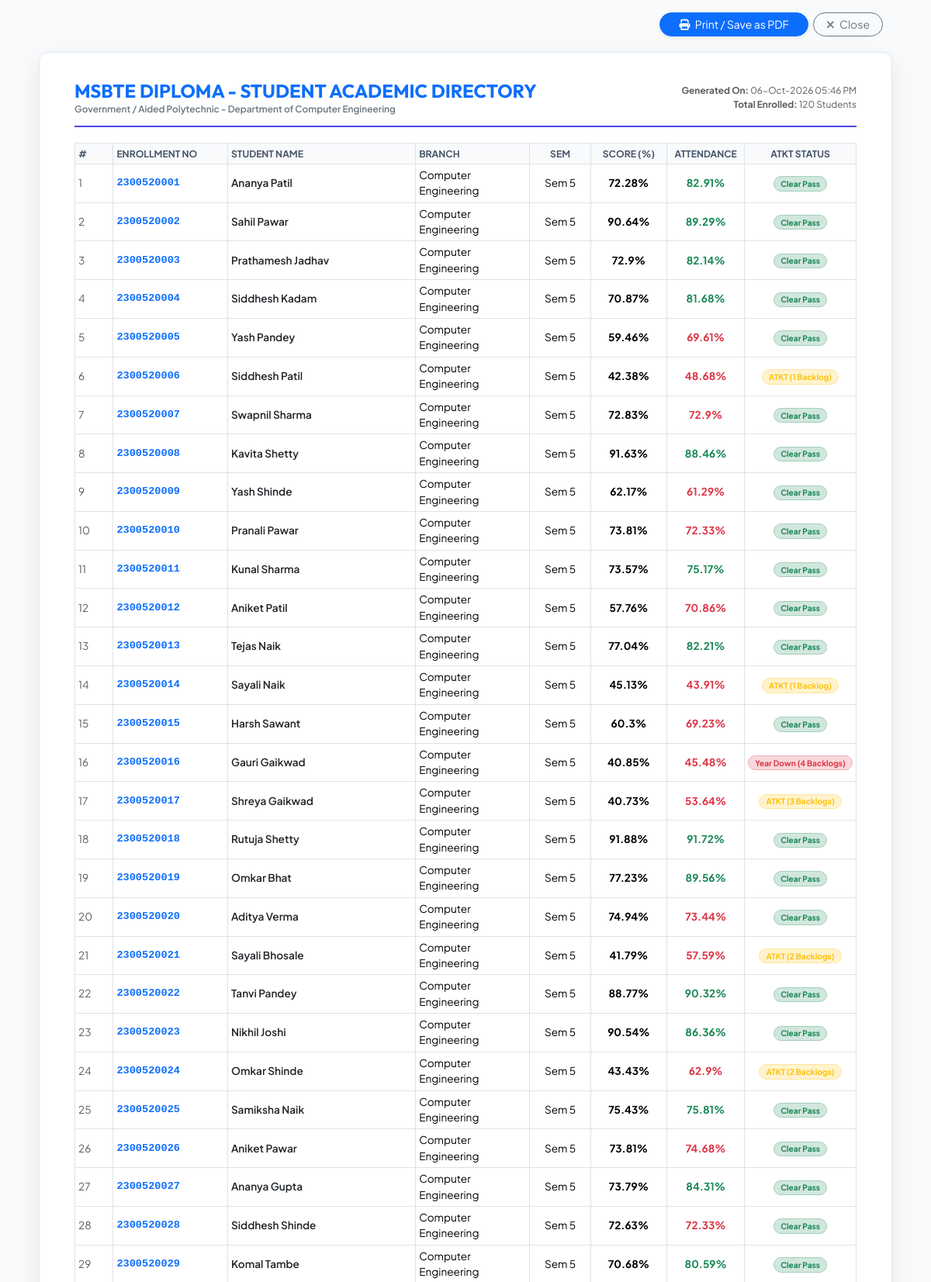
The app's page /reports/students/print (signed in, upper part) with its own data.
### models/student.py (models this page shows, shortened)
class Student(db.Model):
    __tablename__ = 'students'
    id = db.Column(db.Integer, primary_key=True)
    enrollment_no = db.Column(db.String(30), unique=True, nullable=False, index=True)
    name = db.Column(db.String(100), nullable=False)
    branch = db.Column(db.String(80), nullable=False, default='Computer Engineering')
    semester = db.Column(db.Integer, nullable=False, default=5)
    academic_year = db.Column(db.String(20), nullable=False, default='2025-2026')
    email = db.Column(db.String(120), nullable=True)
    phone = db.Column(db.String(20), nullable=True)
    admission_year = db.Column(db.Integer, nullable=False, default=2023)
    previous_percentage = db.Column(db.Float, default=70.0)
    assignment_percentage = db.Column(db.Float, default=75.0)
    created_at = db.Column(db.DateTime, default=datetime.utcnow)
    marks = db.relationship('Marks', backref='student', cascade='all, delete-orphan', lazy='dynamic')
    attendances = db.relationship('Attendance', backref='student', cascade='all, delete-orphan', lazy='dynamic')
    def calculate_overall_percentage(self):
        student_marks = self.marks.all()
        if not student_marks:
            return round(self.previous_percentage or 0.0, 2)
        total_obtained = sum(m.total_marks for m in student_marks)
        total_possible = sum(m.subject.total_max for m in student_marks if m.subject)
        if total_possible == 0:
            return 0.0
        return round((total_obtained / total_possible) * 100.0, 2)
    def calculate_overall_attendance(self):
        records = self.attendances.all()
        if not records:
            return 80.0
        total_conducted = sum(a.total_classes for a in records)
        total_attended = sum(a.attended_classes for a in records)
        if total_conducted == 0:
            return 0.0
        return round((total_attended / total_conducted) * 100.0, 2)
    def get_failed_subjects_count(self):
        return sum(1 for m in self.marks.all() if m.result == 'Fail')
    def get_performance_category(self):
        pct = self.calculate_overall_percentage()
        if pct >= 90.0:
            return 'Excellent'
        elif pct >= 75.0:
            return 'Good'
        elif pct >= 60.0:
            return 'Average'
        elif pct >= 40.0:
            return 'Needs Improvement'
        else:
            return 'At Risk'
    def get_atkt_status(self):
        fails = self.get_failed_subjects_count()
        if fails == 0:
            return {'status': 'Clear Pass', 'badge_class': 'success', 'eligible': True, 'msg': 'Eligible for Final Diploma Award without pending backlogs.'}
        elif fails <= 3:
            return {'status': f'ATKT ({fails} Backlog{"s" if fails > 1 else ""})', 'badge_class': 'warning', 'eligible': True, 'msg': f'Eligible for Term Progression under MSBTE ATKT rule (<= 3 heads).'}
        else:
            return {'status': f'Year Down ({fails} Backlogs)', 'badge_class': 'danger', 'eligible': False, 'msg': 'Not eligible for term progression due to > 3 uncleared heads of passing.'}

### routes/reports.py (the view)
@reports_bp.route('/reports/students/print')
@admin_required
def print_students_directory():
    students = Student.query.order_by(Student.enrollment_no.asc()).all()
    student_rows = []
    for s in students:
        student_rows.append({
            'student': s,
            'percentage': s.calculate_overall_percentage(),
            'attendance': s.calculate_overall_attendance(),
            'category': s.get_performance_category(),
            'failed_count': s.get_failed_subjects_count(),
            'atkt': s.get_atkt_status()
        })
    generated_date = datetime.now().strftime('%d-%b-%Y %I:%M %p')
    return render_template('print_students.html', student_rows=student_rows, generated_date=generated_date)

### routes/auth.py (called while the page is built)
def admin_required(f):
    @wraps(f)
    def decorated_function(*args, **kwargs):
        if 'user_id' not in session:
            flash('Please log in as an Administrator.', 'warning')
            return redirect(url_for('auth.login'))
        if session.get('role') != 'admin':
            return render_template('403.html'), 403
        return f(*args, **kwargs)
    return decorated_function

### templates/print_students.html (shortened to what this page needs)
<!DOCTYPE html>
<html lang="en">
<head>
    <link href="https://cdn.jsdelivr.net/npm/bootstrap@5.3.2/dist/css/bootstrap.min.css" rel="stylesheet">
    <link rel="stylesheet" href="https://cdnjs.cloudflare.com/ajax/libs/font-awesome/6.5.1/css/all.min.css">
</head>
<body>
<div class="container my-3 no-print text-end" style="max-width: 1100px;">
    <button onclick="window.print()" class="btn btn-primary btn-sm px-4 rounded-pill shadow-sm">
        <i class="fa-solid fa-print me-1"></i> Print / Save as PDF
    </button>
    <a href="javascript:window.close()" class="btn btn-outline-secondary btn-sm rounded-pill ms-1 px-3">
        <i class="fa-solid fa-xmark me-1"></i> Close
    </a>
</div>
<div class="print-container">
    <div class="print-header d-flex justify-content-between align-items-center">
        <div>
            <h4 class="fw-bold text-primary mb-0 text-uppercase" style="font-family: 'Outfit', sans-serif;">MSBTE Diploma - Student Academic Directory</h4>
            <div class="text-secondary small fw-semibold">Government / Aided Polytechnic - Department of Computer Engineering</div>
        </div>
        <div class="text-end text-muted small">
            <div><strong>Generated On:</strong> {{ generated_date }}</div>
            <div><strong>Total Enrolled:</strong> {{ student_rows|length }} Students</div>
        </div>
    </div>
    <table class="table table-bordered table-sm table-custom align-middle">
        <thead>
            <tr>
                <th style="width: 5%;">#</th>
                <th style="width: 15%;">Enrollment No</th>
                <th style="width: 25%;">Student Name</th>
                <th style="width: 15%;">Branch</th>
                <th class="text-center" style="width: 8%;">Sem</th>
                <th class="text-center" style="width: 10%;">Score (%)</th>
                <th class="text-center" style="width: 10%;">Attendance</th>
                <th class="text-center" style="width: 12%;">ATKT Status</th>
            </tr>
        </thead>
        <tbody>
            {% for r in student_rows %}
            {% set s = r.student %}
            <tr>
                <td class="text-muted">{{ loop.index }}</td>
                <td class="font-monospace fw-bold text-primary">{{ s.enrollment_no }}</td>
                <td class="fw-semibold text-dark">{{ s.name }}</td>
                <td>{{ s.branch }}</td>
                <td class="text-center">Sem {{ s.semester }}</td>
                <td class="text-center fw-bold">{{ r.percentage }}%</td>
                <td class="text-center fw-bold {% if r.attendance >= 75 %}text-success{% else %}text-danger{% endif %}">{{ r.attendance }}%</td>
                <td class="text-center">
                    <span class="badge bg-{{ r.atkt.badge_class }}-subtle text-{{ r.atkt.badge_class }} border border-{{ r.atkt.badge_class }}-subtle rounded-pill px-2">
                        {{ r.atkt.status }}
                    </span>
                </td>
            </tr>
            {% endfor %}
        </tbody>
    </table>
</div>
</body>
</html>

### templates/print_students.html (style rules this page uses)
body { font-family: 'Plus Jakarta Sans', sans-serif; background-color: #f8fafc; color: #0f172a; font-size: 0.85rem; }
.print-container { max-width: 1100px; margin: 20px auto; background: #fff; padding: 35px 45px; border-radius: 12px; box-shadow: 0 10px 30px rgba(0,0,0,0.08); border: 1px solid #e2e8f0; }
.print-header { border-bottom: 2px solid #4f46e5; padding-bottom: 12px; margin-bottom: 20px; }
.table-custom th { background-color: #f8fafc; color: #475569; font-size: 0.76rem; text-transform: uppercase; font-weight: 700; }

### records on screen
Student: enrollment_no "2300520001", name "Ananya Patil", branch "Computer Engineering", semester "5"
Student: enrollment_no "2300520002", name "Sahil Pawar", branch "Computer Engineering", semester "5"
Student: enrollment_no "2300520003", name "Prathamesh Jadhav", branch "Computer Engineering", semester "5"
Student: enrollment_no "2300520004", name "Siddhesh Kadam", branch "Computer Engineering", semester "5"
Student: enrollment_no "2300520005", name "Yash Pandey", branch "Computer Engineering", semester "5"
Student: enrollment_no "2300520006", name "Siddhesh Patil", branch "Computer Engineering", semester "5"
Student: enrollment_no "2300520007", name "Swapnil Sharma", branch "Computer Engineering", semester "5"
Student: enrollment_no "2300520008", name "Kavita Shetty", branch "Computer Engineering", semester "5"
Student: enrollment_no "2300520009", name "Yash Shinde", branch "Computer Engineering", semester "5"
Student: enrollment_no "2300520010", name "Pranali Pawar", branch "Computer Engineering", semester "5"
Student: enrollment_no "2300520011", name "Kunal Sharma", branch "Computer Engineering", semester "5"
Student: enrollment_no "2300520012", name "Aniket Patil", branch "Computer Engineering", semester "5"
Student: enrollment_no "2300520013", name "Tejas Naik", branch "Computer Engineering", semester "5"
Student: enrollment_no "2300520014", name "Sayali Naik", branch "Computer Engineering", semester "5"
Student: enrollment_no "2300520015", name "Harsh Sawant", branch "Computer Engineering", semester "5"
Student: enrollment_no "2300520016", name "Gauri Gaikwad", branch "Computer Engineering", semester "5"
Student: enrollment_no "2300520017", name "Shreya Gaikwad", branch "Computer Engineering", semester "5"
Student: enrollment_no "2300520018", name "Rutuja Shetty", branch "Computer Engineering", semester "5"
Student: enrollment_no "2300520019", name "Omkar Bhat", branch "Computer Engineering", semester "5"
Student: enrollment_no "2300520020", name "Aditya Verma", branch "Computer Engineering", semester "5"
Student: enrollment_no "2300520021", name "Sayali Bhosale", branch "Computer Engineering", semester "5"
Student: enrollment_no "2300520022", name "Tanvi Pandey", branch "Computer Engineering", semester "5"
Student: enrollment_no "2300520023", name "Nikhil Joshi", branch "Computer Engineering", semester "5"
Student: enrollment_no "2300520024", name "Omkar Shinde", branch "Computer Engineering", semester "5"
Student: enrollment_no "2300520025", name "Samiksha Naik", branch "Computer Engineering", semester "5"
Student: enrollment_no "2300520026", name "Aniket Pawar", branch "Computer Engineering", semester "5"
Student: enrollment_no "2300520027", name "Ananya Gupta", branch "Computer Engineering", semester "5"
Student: enrollment_no "2300520028", name "Siddhesh Shinde", branch "Computer Engineering", semester "5"
Student: enrollment_no "2300520029", name "Komal Tambe", branch "Computer Engineering", semester "5"

### other values on screen
{{ student_rows|length }} "120"
{{ r.percentage }} "72.28" "90.64" "72.9" "70.87" "59.46" "42.38" "72.83" "91.63" "62.17" "73.81" "73.57" "57.76" "77.04" "45.13" "60.3" "40.85" "40.73" "91.88" "77.23" "74.94" "41.79" "88.77" "90.54" "43.43" "75.43" "73.81" "73.79" "72.63" "70.68"
{{ r.attendance }} "82.91" "89.29" "82.14" "81.68" "69.61" "48.68" "72.9" "88.46" "61.29" "72.33" "75.17" "70.86" "82.21" "43.91" "69.23" "45.48" "53.64" "91.72" "89.56" "73.44" "57.59" "90.32" "86.36" "62.9" "75.81" "74.68" "84.31" "72.33" "80.59"
{{ r.atkt.status }} "Clear Pass" "Clear Pass" "Clear Pass" "Clear Pass" "Clear Pass" "ATKT (1 Backlog)" "Clear Pass" "Clear Pass" "Clear Pass" "Clear Pass" "Clear Pass" "Clear Pass" "Clear Pass" "ATKT (1 Backlog)" "Clear Pass" "Year Down (4 Backlogs)" "ATKT (3 Backlogs)" "Clear Pass" "Clear Pass" "Clear Pass" "ATKT (2 Backlogs)" "Clear Pass" "Clear Pass" "ATKT (2 Backlogs)" "Clear Pass" "Clear Pass" "Clear Pass" "Clear Pass" "Clear Pass"
